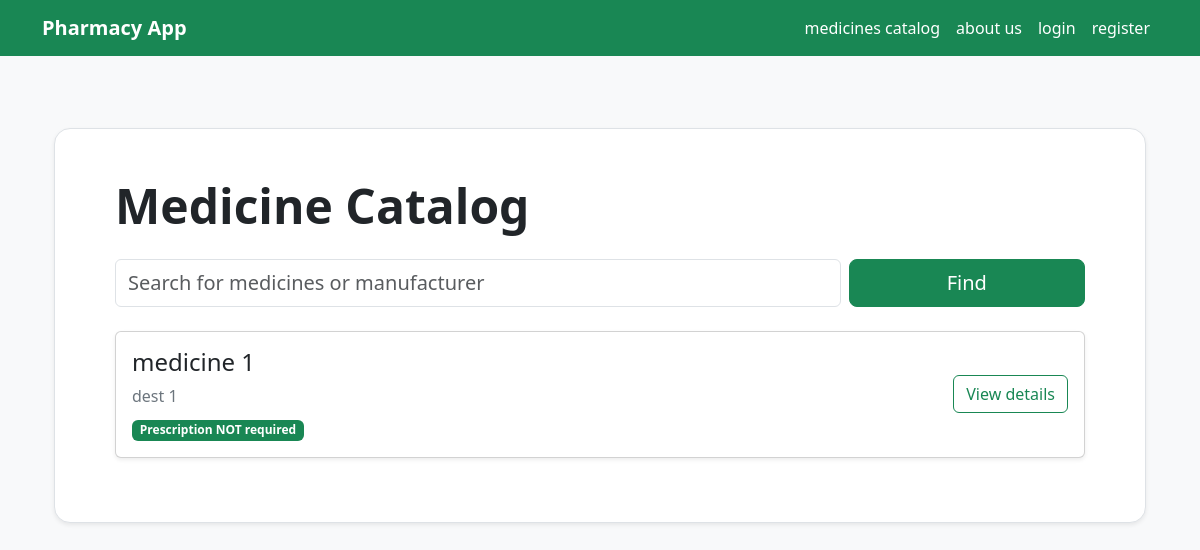
Page /list on the earlier database version.
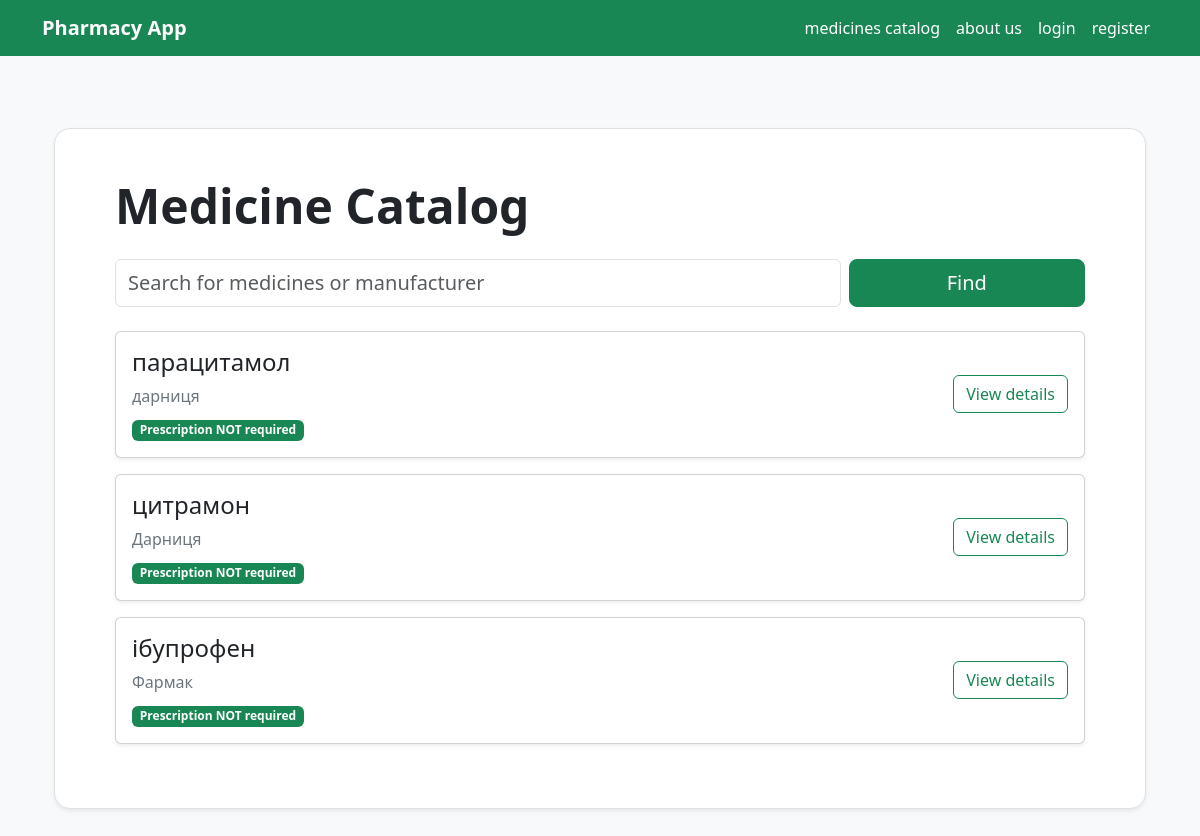
Same page on the later database version.
### medicines/models.py (models this page shows, shortened)
class Medicine(models.Model):
    name = models.CharField(max_length=200, verbose_name="Medicine")
    manufacturer = models.CharField(max_length=200, verbose_name="Manufacturer")
    description = models.TextField(verbose_name="Description")
    category = models.CharField(max_length=200, verbose_name="Category")
    prescription_required = models.BooleanField(default= False,verbose_name="Prescription")
    class Meta:
        verbose_name = "Medicine"
        verbose_name_plural = "Medicines"
        ordering = ['name']

### medicines/views.py (the view)
# urls.py: path('list', list_view, name='list'),
def list_view(request):
    query = request.GET.get('q', '')
    medicines=Medicine.objects.all()
    if query:
        medicines = medicines.filter(Q(name__icontains=query) | Q( manufacturer__icontains=query))
    context = {
        'medicines': medicines,
        'query': query,
    }
    return render(request, 'medicines/list.html', context)

### templates/medicines/list.html (shortened to what this page needs)
{% extends 'base.html' %}
{% block content %}
<div class="content container my-5">
    <div class="p-5 mb-5 bg-white rounded-4 shadow-sm border">
        <div class="container-fluid py-0">
            <h2 class="display-5 fw-bold text-dark mb-3">Medicine Catalog</h2>
            <form method="get" class="row g-2 mt-2 mb-4">
                <div class="col-md-9">
                    <input type="text" name="q" value="{{ query }}" class="form-control form-control-lg" placeholder="Search for medicines or manufacturer">
                </div>
                <div class="col-md-3 d-grid">
                    <button type="submit" class="btn btn-success btn-lg">Find</button>
                </div>
            </form>
            {% for medicine in medicines %}
                <div class="card mb-3 shadow-sm">
                    <div class="card-body">
                        <div class="row align-items-center">
                            <div class="col-md-8">
                                <h4>{{ medicine.name }}</h4>
                                <p class="text-secondary mb-2">{{ medicine.manufacturer }}</p>
                                {% if medicine.prescription_required %}
                                    <span class="badge bg-warning text-dark">Prescription required</span>
                                {% else %}
                                    <span class="badge bg-success">Prescription NOT required</span>
                                {% endif %}
                            </div>
                            <div class="col-md-4 text-md-end mt-3 mt-md-0">
                                <a class="btn btn-outline-success" href="{% url 'details' medicine.id %}">View details</a>
                            </div>
                        </div>
                    </div>
                </div>
            {% empty %}
                <div class="alert alert-info">
                    Medicines not found.
                </div>
            {% endfor %}
        </div>
    </div>
</div>
{% endblock %}

### templates/base.html (shortened to what this page needs)
<!DOCTYPE html>
<html lang="en">
<head>
    <link rel="stylesheet" href="https://cdn.jsdelivr.net/npm/bootstrap@5.3.3/dist/css/bootstrap.min.css">
</head>
<body class="bg-light">
    <nav class="navbar navbar-expand-lg navbar-dark bg-success">
        <div class="container">
            <a class="navbar-brand fw-bold" href="/">Pharmacy App</a>
            <div class="navbar-nav ms-auto align-items-center">
                <a href="/list" class="nav-link">medicines catalog</a>
                <a href="/about" class="nav-link">about us</a>
                {% if user.is_authenticated %}
                    <a href="#" class="nav-link">my orders</a>
                    <span class="navbar-text mx-2 fw-semibold">{{ user.username }}</span>
                    <form method="POST" action="/accounts/signout/" class="d-inline ms-2">
                        {% csrf_token %}
                        <button type="submit" class="btn btn-outline-light btn-sm">logout</button>
                    </form>
                {% else %}
                    <a href="/accounts/signin" class="nav-link">login</a>
                    <a href="/accounts/signup" class="nav-link">register</a>
                {% endif %}
            </div>
        </div>
    </nav>
    <main class="container py-4">
        {% block content %}
        {% endblock %}
    </main>
</body>
</html>

### templates/base.html (style rules this page uses)
.nav-link { color: white; }
input[type='text'], input[type='password'], input[type='email'] { display: block; width: 100%; padding: .375rem .75rem; border: 1px solid #dee2e6; border-radius: .375rem ; }

Differences in the rows shown:
removed Medicine: name "medicine 1", manufacturer "dest 1", prescription_required "Prescription NOT required"
added Medicine: name "парацитамол", manufacturer "дарниця", prescription_required "Prescription NOT required"
added Medicine: name "цитрамон", manufacturer "Дарниця", prescription_required "Prescription NOT required"
added Medicine: name "ібупрофен", manufacturer "Фармак", prescription_required "Prescription NOT required"
